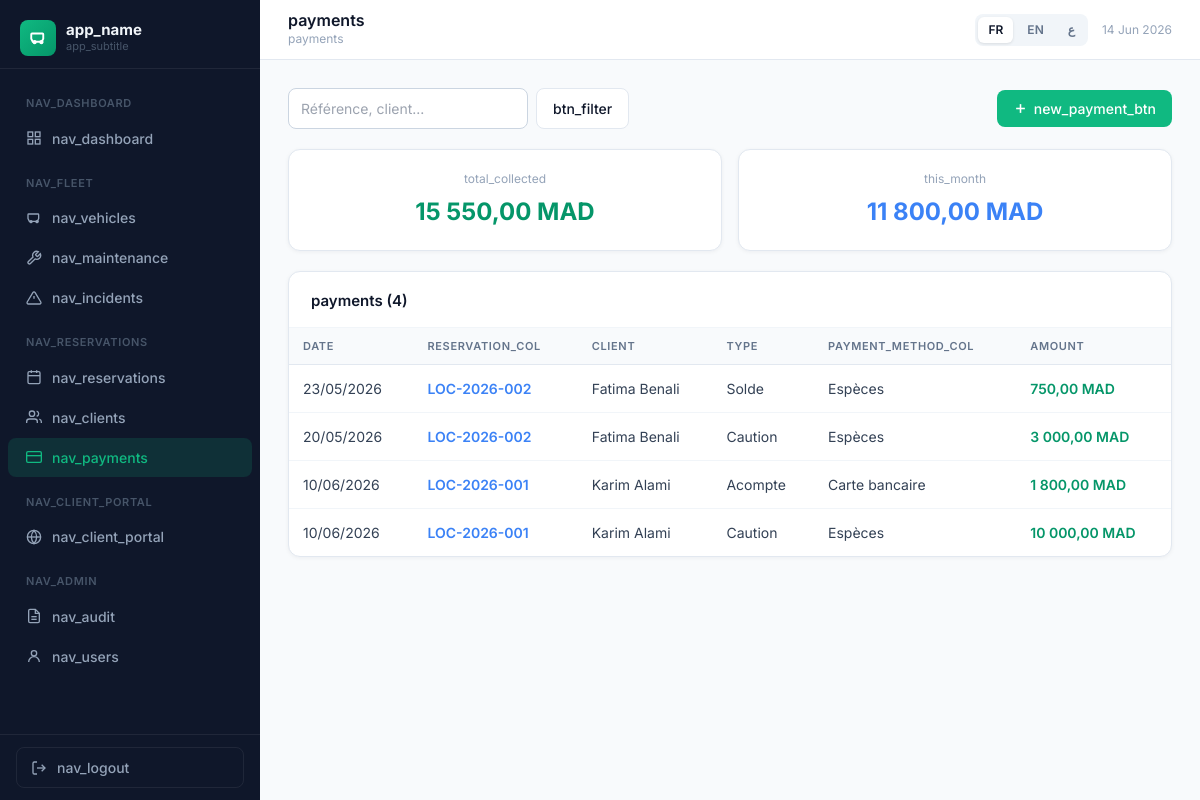
The app's page /?page=payments (signed in) with its own data.
### tables this page shows
CREATE TABLE IF NOT EXISTS `paiements` (
  `id`                    INT AUTO_INCREMENT PRIMARY KEY,
  `reservation_id`        INT           NOT NULL,
  `montant`               DECIMAL(10,2) NOT NULL,
  `type_paiement`         ENUM('espèces','carte bancaire','virement','chèque') DEFAULT 'espèces',
  `type`                  ENUM('acompte','solde','caution','remboursement','frais extra') DEFAULT 'solde',
  `reference_transaction` VARCHAR(100)  DEFAULT NULL,
  `date_paiement`         DATE          NOT NULL,
  `notes`                 TEXT          DEFAULT NULL,
  `created_at`            TIMESTAMP DEFAULT CURRENT_TIMESTAMP,
  FOREIGN KEY (`reservation_id`) REFERENCES `reservations`(`id`) ON DELETE CASCADE
);

CREATE TABLE IF NOT EXISTS `reservations` (
  `id`                   INT AUTO_INCREMENT PRIMARY KEY,
  `reference`            VARCHAR(30)   NOT NULL UNIQUE,
  `client_id`            INT           NOT NULL,
  `vehicle_id`           INT           NOT NULL,
  `statut`               ENUM('en attente','confirmée','en cours','terminée','annulée') DEFAULT 'en attente',
  `date_debut`           DATETIME      NOT NULL,
  `date_fin_prevue`      DATETIME      NOT NULL,
  `date_retour_effectif` DATETIME      DEFAULT NULL,
  `lieu_depart`          VARCHAR(150)  DEFAULT NULL,
  `lieu_retour`          VARCHAR(150)  DEFAULT NULL,
  `km_depart`            INT           DEFAULT NULL,
  `km_retour`            INT           DEFAULT NULL,
  `prix_jour`            DECIMAL(10,2) DEFAULT NULL,
  `nb_jours`             INT           DEFAULT NULL,
  `caution`              DECIMAL(10,2) DEFAULT 0.00,
  `montant_total`        DECIMAL(10,2) DEFAULT NULL,
  `frais_extra`          DECIMAL(10,2) DEFAULT 0.00,
  `commentaire`          TEXT          DEFAULT NULL,
  `created_by`           INT           DEFAULT NULL,
  `created_at`           TIMESTAMP DEFAULT CURRENT_TIMESTAMP,
  FOREIGN KEY (`client_id`)  REFERENCES `clients`(`id`),
  FOREIGN KEY (`vehicle_id`) REFERENCES `vehicles`(`id`),
  FOREIGN KEY (`created_by`) REFERENCES `users`(`id`) ON DELETE SET NULL
);

CREATE TABLE IF NOT EXISTS `clients` (
  `id`                INT AUTO_INCREMENT PRIMARY KEY,
  `nom`               VARCHAR(100) NOT NULL,
  `prenom`            VARCHAR(100) NOT NULL,
  `email`             VARCHAR(150) DEFAULT NULL,
  `telephone`         VARCHAR(20)  DEFAULT NULL,
  `adresse`           TEXT         DEFAULT NULL,
  `ville`             VARCHAR(100) DEFAULT NULL,
  `cin`               VARCHAR(30)  DEFAULT NULL UNIQUE,
  `permis_numero`     VARCHAR(50)  DEFAULT NULL,
  `permis_categorie`  VARCHAR(20)  DEFAULT 'B',
  `permis_expiration` DATE         DEFAULT NULL,
  `type_client`       ENUM('particulier','entreprise') DEFAULT 'particulier',
  `entreprise`        VARCHAR(150) DEFAULT NULL,
  `statut`            ENUM('actif','suspendu','liste_noire') DEFAULT 'actif',
  `notes`             TEXT         DEFAULT NULL,
  `created_at`        TIMESTAMP DEFAULT CURRENT_TIMESTAMP
);

### app/Core/Controller.php (called while the page is built, shortened)
<?php
abstract class Controller
{
    public function __construct(\PDO $db)
    {
        $this->db = $db;
    }
    protected function view(string $template, array $viewData = []): void
    {
        extract($viewData);
        $tplFile = APP_PATH . '/views/' . $template . '.php';
        require $tplFile;
    }
    protected function query(string $key, mixed $default = ''): mixed
    {
        return $_GET[$key] ?? $default;
    }
}

### app/Controllers/PaymentController.php (called while the page is built, shortened)
<?php
class PaymentController extends Controller
{
    private Payment  $paymentModel;
    public function __construct(\PDO $db)
    {
        $this->paymentModel = new Payment($db);
    }
    public function index(): void
    {
        $search = trim($this->query('search'));
        $page   = max(1, (int)$this->query('p', 1));
        $result = $this->paymentModel->paginatedList($search, 15, $page);
        $totalAll = (float)$this->db->query("SELECT COALESCE(SUM(montant),0) FROM paiements")->fetchColumn();
        $totalMonth = (float)$this->db->query(
            "SELECT COALESCE(SUM(montant),0) FROM paiements WHERE MONTH(date_paiement)=MONTH(NOW()) AND YEAR(date_paiement)=YEAR(NOW())"
        )->fetchColumn();
        $this->view('payments/index', array_merge($result, compact('search', 'flash', 'totalAll', 'totalMonth')));
    }
}

### app/Core/Router.php (called while the page is built, shortened)
<?php
class Router
{
    private array $routes = [];
    public function add(string $method, string $page, string $controller, string $action): void
    {
        $this->routes[strtoupper($method)][$page] = [$controller, $action];
    }
    public function dispatch(\PDO $db): void
    {
        $page   = trim($_GET['page'] ?? '', '/');
        $method = strtoupper($_SERVER['REQUEST_METHOD']);
        $handler = $this->routes[$method][$page]
                ?? $this->routes['GET'][$page]
                ?? null;
        [$controllerClass, $action] = $handler;
        $controller = new $controllerClass($db);
        $controller->$action();
    }
}

### index.php (called while the page is built, shortened)
<?php
require_once __DIR__ . '/config/database.php';
spl_autoload_register(function (string $class): void {
    $file = APP_PATH . '/app/' . str_replace('\\', '/', substr($class, 4)) . '.php';
});
$db = (new Database())->getConnection();
$router = new App\Core\Router();
$router->dispatch($db);

### config/database.php (called while the page is built, shortened)
<?php
function t(string $key, ...$args): string {
    $str = $GLOBALS['__t'][$key] ?? $key;
    return $args ? sprintf($str, ...$args) : $str;
}
function h(mixed $v): string { return htmlspecialchars((string)$v, ENT_QUOTES, 'UTF-8'); }

### app/Core/Model.php (called while the page is built, shortened)
<?php
abstract class Model
{
    public function __construct(\PDO $db)
    {
        $this->db = $db;
    }
}

### app/Models/Payment.php (called while the page is built, shortened)
<?php
class Payment extends Model
{
    public function paginatedList(string $search, int $perPage, int $page): array
    {
        $where  = ['1=1'];
        $params = [];
        $whereStr = implode(' AND ', $where);
        $cntStmt  = $this->db->prepare(
            "SELECT COUNT(*) FROM paiements p
             JOIN reservations r ON r.id = p.reservation_id
             JOIN clients c ON c.id = r.client_id
             WHERE $whereStr"
        );
        $cntStmt->execute($params);
        $total  = (int)$cntStmt->fetchColumn();
        $pages  = max(1, (int)ceil($total / $perPage));
        $page   = max(1, min($page, $pages));
        $offset = ($page - 1) * $perPage;
        $stmt = $this->db->prepare(
            "SELECT p.*, r.reference, c.nom AS client_nom, c.prenom AS client_prenom
             FROM paiements p
             JOIN reservations r ON r.id = p.reservation_id
             JOIN clients c ON c.id = r.client_id
             WHERE $whereStr
             ORDER BY p.id DESC
             LIMIT $perPage OFFSET $offset"
        );
        $stmt->execute($params);
        return ['rows' => $stmt->fetchAll(), 'total' => $total, 'per_page' => $perPage, 'page' => $page, 'pages' => $pages, 'offset' => $offset];
    }
}

### views/payments/index.php (the view, shortened to what this page needs)
<div style="display:flex;justify-content:space-between;align-items:center;margin-bottom:20px;flex-wrap:wrap;gap:12px;">
  <form method="GET" action="<?= BASE_URL ?>/" style="display:flex;gap:8px;flex-wrap:wrap;">
    <input type="text" name="search" value="<?= h($search) ?>" placeholder="Référence, <?= t('client') ?>..." class="form-control" style="width:240px;">
    <button type="submit" class="btn btn-outline"><?= t('btn_filter') ?></button>
  </form>
  <a href="<?= BASE_URL ?>/?page=payments/add" class="btn btn-emerald">
    <svg width="15" height="15" fill="none" stroke="currentColor" stroke-width="2.5" viewBox="0 0 24 24"><line x1="12" y1="5" x2="12" y2="19"/><line x1="5" y1="12" x2="19" y2="12"/></svg>
    <?= t('new_payment_btn') ?>
  </a>
</div>
<div style="display:grid;grid-template-columns:1fr 1fr;gap:16px;margin-bottom:20px;">
  <div class="card">
    <div class="card-body" style="text-align:center;padding:20px;">
      <div style="font-size:12px;color:#94a3b8;margin-bottom:6px;"><?= t('total_collected') ?></div>
      <div style="font-size:24px;font-weight:700;color:#059669;"><span class="num"><?= number_format($totalAll,2,',',' ') ?> MAD</span></div>
    </div>
  </div>
  <div class="card">
    <div class="card-body" style="text-align:center;padding:20px;">
      <div style="font-size:12px;color:#94a3b8;margin-bottom:6px;"><?= t('this_month') ?></div>
      <div style="font-size:24px;font-weight:700;color:#3b82f6;"><span class="num"><?= number_format($totalMonth,2,',',' ') ?> MAD</span></div>
    </div>
  </div>
</div>
<div class="card">
  <div class="card-header"><span class="card-title"><?= t('payments') ?> (<?= $total ?>)</span></div>
  <div style="overflow-x:auto;">
    <table class="data-table">
      <thead>
        <tr><th><?= t('date') ?></th><th><?= t('reservation_col') ?></th><th><?= t('client') ?></th><th>Type</th><th><?= t('payment_method_col') ?></th><th><?= t('amount') ?></th></tr>
      </thead>
      <tbody>
        <?php foreach ($rows as $r): ?>
        <tr>
          <td dir="ltr"><?= date('d/m/Y', strtotime($r['date_paiement'])) ?></td>
          <td><a href="<?= BASE_URL ?>/?page=reservations/show&id=<?= $r['reservation_id'] ?>" style="color:#3b82f6;font-weight:600;"><?= h($r['reference']??'#'.$r['reservation_id']) ?></a></td>
          <td><?= h(($r['client_prenom']??'').' '.($r['client_nom']??'')) ?></td>
          <td><?= h(ucfirst($r['type']??'')) ?></td>
          <td><?= h(ucfirst($r['type_paiement']??'')) ?></td>
          <td style="font-weight:600;color:#059669;" dir="ltr"><?= number_format($r['montant'],2,',',' ') ?> MAD</td>
        </tr>
        <?php endforeach; ?>
      </tbody>
    </table>
  </div>
</div>

### records on screen
paiements: date_paiement "23/05/2026", reservation.reference "LOC-2026-002", clients.prenom+nom "Fatima Benali", type "Solde", type_paiement "Espèces", montant "750,00"
paiements: date_paiement "20/05/2026", reservation.reference "LOC-2026-002", clients.prenom+nom "Fatima Benali", type "Caution", type_paiement "Espèces", montant "3 000,00"
paiements: date_paiement "10/06/2026", reservation.reference "LOC-2026-001", clients.prenom+nom "Karim Alami", type "Acompte", type_paiement "Carte bancaire", montant "1 800,00"
paiements: date_paiement "10/06/2026", reservation.reference "LOC-2026-001", clients.prenom+nom "Karim Alami", type "Caution", type_paiement "Espèces", montant "10 000,00"

### other values on screen
t('app_name') "app_name"
t('app_subtitle') "app_subtitle"
t('nav_dashboard') "NAV_DASHBOARD"
t('nav_dashboard') "nav_dashboard"
t('nav_fleet') "NAV_FLEET"
t('nav_vehicles') "nav_vehicles"
t('nav_maintenance') "nav_maintenance"
t('nav_incidents') "nav_incidents"
t('nav_reservations') "NAV_RESERVATIONS"
t('nav_reservations') "nav_reservations"
t('nav_clients') "nav_clients"
t('nav_payments') "nav_payments"
t('nav_client_portal') "NAV_CLIENT_PORTAL"
t('nav_client_portal') "nav_client_portal"
t('nav_admin') "NAV_ADMIN"
